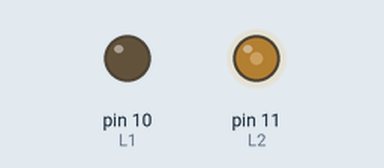
Simulated run of this sketch. Board: Arduino Uno, built with avr-gcc and run on an emulated ATmega328P. Shown: output pins drawn as LEDs (lit = HIGH). Pins used as bus, display or sensor lines are not drawn.

Above: at 0.1 s.
At 5.1 s:
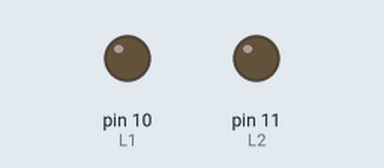
Timing chart, 0 to 6.6 s (numbered marks = the images above):
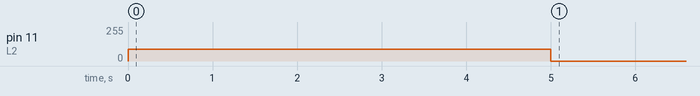

The sketch:

_02Auf04.ino
```cpp
//#include <HWPKeypad>

// Motor - test


// global variables
int L1 = 10;
int L2 = 11;
int R1 = 9;
int R2 = 6;
bool forward;
uint8_t spd;
int mSec;


// initialization
void setup(){
  // set Motors as output
  pinMode(L1, OUTPUT);
  pinMode(L2, OUTPUT);
  pinMode(R1, OUTPUT);
  pinMode(R2, OUTPUT);
  // initiate driveCurve function
  //setMotorSpeed(true, 90, L1, L2);
  driveCurve(5000, 90, 90);
}


void setMotorSpeed(bool forward, uint8_t spd, int side1, int side2){
  if (forward == true){
    // forward movement for R/L wheel at input speed
    analogWrite(side1, LOW);
    analogWrite(side2, spd);
  }
  else {
    // backward movement for R/L wheel at input speed
    analogWrite(side1, spd);
    analogWrite(side2, LOW);
  }

}


void driveForward(int mSec, uint8_t spd){
  // activate both motors into forward movement
  // at input speed
  setMotorSpeed(true, spd, R1, R2);
  setMotorSpeed(true, spd, L1, L2);
  // let run for input time
  delay(mSec);
  // turn both motors off
  setMotorSpeed(true, 0, R1, R2);
  setMotorSpeed(true, 0, L1, L2);

}

void driveCurve(int mSec, uint8_t spd, int curve){
  if(curve == 0){
    // activate both motors at same speed for forward movement
    setMotorSpeed(true, spd, R1, R2);
    setMotorSpeed(true, spd, L1, L2);
    // wait given time then turn both off
    delay(mSec);
    setMotorSpeed(true, 0, R1, R2);
    setMotorSpeed(true, 0, L1, L2);
  }
  else if (curve == 90){
    // activate right motor forward at speed and
    // left motor backward at same speed
    setMotorSpeed(false, spd, R1, R2);
    setMotorSpeed(true, spd, L1, L2);
    delay(mSec);
    setMotorSpeed(true, 0, R1, R2);
    setMotorSpeed(true, 0, L1, L2);

  }
  else if (curve == -90){
    // activate left motor forward at speed and
    // right backward at same speed
    setMotorSpeed(true, spd, R1, R2);
    setMotorSpeed(false, spd, L1, L2);
    delay(mSec);
    setMotorSpeed(true, 0, R1, R2);
    setMotorSpeed(true, 0, L1, L2);
  }

  else if (curve == 45){
    // only left motor active forward at
    // given speed, right motor off
    setMotorSpeed(true, 0, R1, R2);
    setMotorSpeed(true, spd, L1, L2);
    delay(mSec);
    setMotorSpeed(true, 0, R1, R2);
    setMotorSpeed(true, 0, L1, L2);

  }
  else if (curve == -45){
    // only right motor active forward at
    // given speed, left motor off
    setMotorSpeed(true, spd, R1, R2);
    setMotorSpeed(true, 0, L1, L2);
    delay(mSec);
    setMotorSpeed(true, 0, R1, R2);
    setMotorSpeed(true, 0, L1, L2);


  }
  else if (curve > 0 && curve < 45){
    // right motor forward at square root 2 over 2
    // times the given speed, left motor forward
    // full speed
    setMotorSpeed(true, spd*(sqrt(2)/2), R1, R2);
    setMotorSpeed(true, spd, L1, L2);
    delay(mSec);
    setMotorSpeed(true, 0, R1, R2);
    setMotorSpeed(true, 0, L1, L2);
  }

  else if (curve > 0 && curve > 45){
    // right motor backward at square root 2 over 2
    // times the given speed, left motor
    // full speed
    setMotorSpeed(false, spd*(sqrt(2)/2), R1, R2);
    setMotorSpeed(true, spd, L1, L2);
    delay(mSec);
    setMotorSpeed(true, 0, R1, R2);
    setMotorSpeed(true, 0, L1, L2);


  }
  else if (curve < 0 && curve > -45){
    // left motor forward at square root 2 over 2
    // times the given speed, right motor forward
    // full speed
    setMotorSpeed(true, spd, R1, R2);
    setMotorSpeed(true, spd*(sqrt(2)/2), L1, L2);
    delay(mSec);
    setMotorSpeed(true, 0, R1, R2);
    setMotorSpeed(true, 0, L1, L2);
  }
  else if (curve < 0 && curve < -45){
    // left motor backward at square root 2 over 2
    // times the given speed, right motor forward
    // full speed
    setMotorSpeed(true, spd, R1, R2);
    setMotorSpeed(false, spd*(sqrt(2)/2), L1, L2);
    delay(mSec);
    setMotorSpeed(true, 0, R1, R2);
    setMotorSpeed(true, 0, L1, L2);


  }
}

void loop(){


}
```
